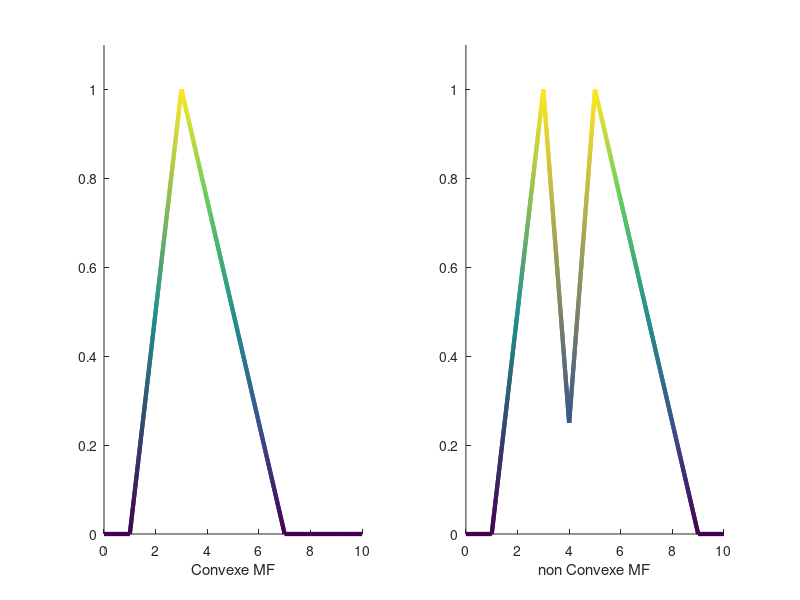

Source code (MATLAB):
%  Shahab Sotudian--94125091
% Convexe membership function
disp('*** Example of Convexe and non Convexe MF ***')
x=[0 1 2 3 4 5 6 7 8 9 10];
y=[0 0 0.5 1 0.75 0.5 0.25 0 0 0 0];

% non Convexe membership function

l=[0 1 2 3 4 5 6 7 8 9 10];
s=[0 0 0.5 1 0.25 1 0.75 0.5 0.25 0 0];

% plotting 
figure
subplot(1,2,1)
 x_length = length(x);
z = zeros(1,x_length);
col = y;  % This is the color, vary with y in this case.
surface([x;x],[y;y],[z;z],[col;col],...
        'facecol','no',...
        'edgecol','interp',...
        'linew',3);
 xlabel('Convexe MF')
 axis([0 10 0  1.1]);
 subplot(1,2,2)
  l_length = length(l);
u = zeros(1,l_length);
p = s;  % This is the color, vary with y in this case.
surface([l;l],[s;s],[u;u],[p;p],...
        'facecol','no',...
        'edgecol','interp',...
        'linew',3);
xlabel('non Convexe MF')
 axis([0 10 0  1.1]);
